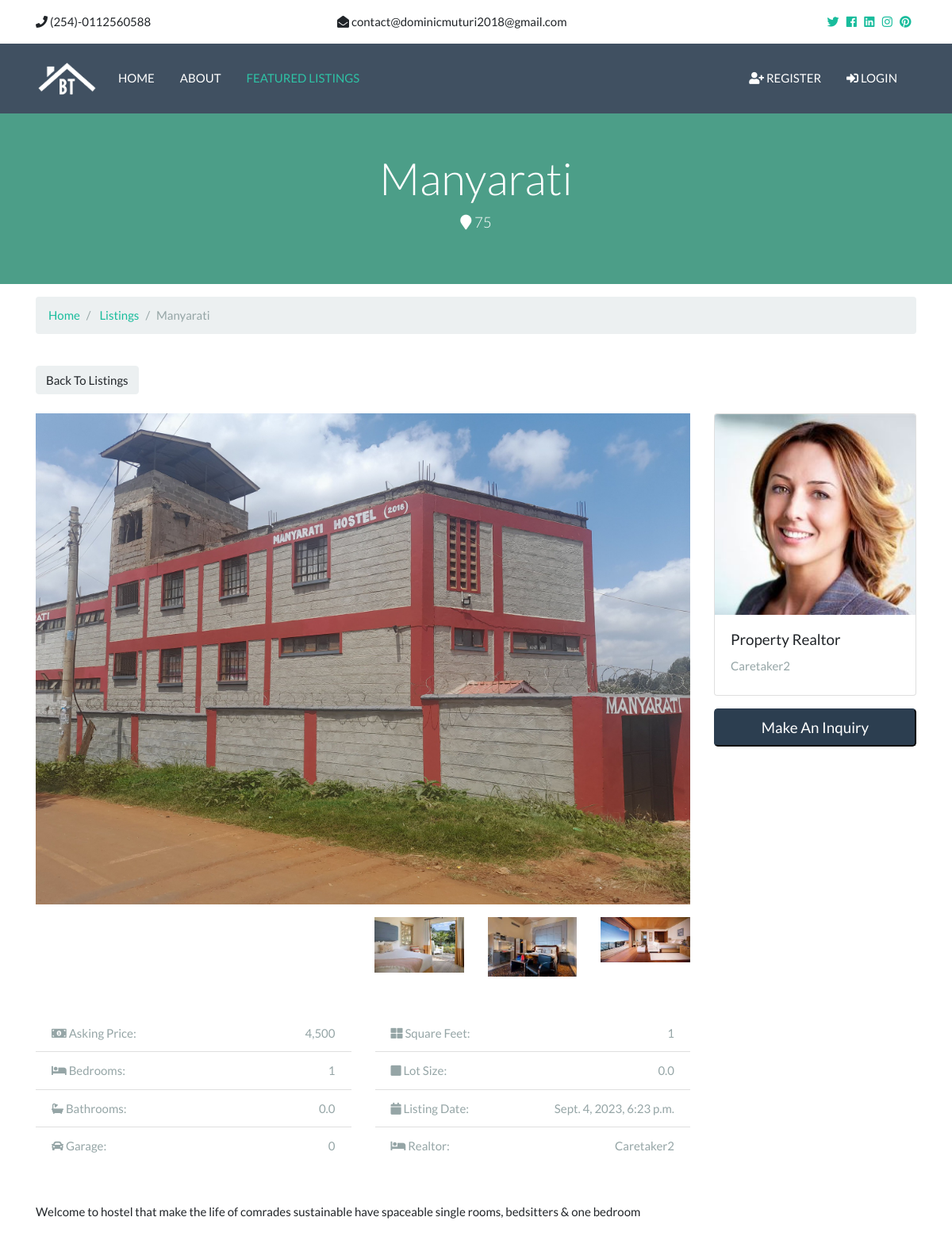
The app's page /listings/2 with its own data.
### listings/models.py (models this page shows)
class Listing(models.Model):
    realtor = models.ForeignKey(Realtor, on_delete=models.DO_NOTHING)
    title = models.CharField(max_length=255)
    address = models.CharField(max_length=255)
    city = models.CharField(max_length=255)
    zipcode = models.CharField(max_length=255)
    description = models.TextField(blank=True)
    price = models.IntegerField()
    bedrooms = models.IntegerField()
    bathrooms = models.DecimalField(max_digits=2, decimal_places=1)
    garage = models.IntegerField(default=0)
    list_date = models.DateTimeField(auto_now_add=True)
    sqft = models.IntegerField()
    lot_size = models.DecimalField(max_digits=5, decimal_places=1)
    is_published = models.BooleanField(default=True)
    photo_main = models.ImageField(upload_to="photos/%Y%m/%d/")
    photo1 = models.ImageField(upload_to="photos/%Y%m/%d/", blank=True)
    photo2 = models.ImageField(upload_to="photos/%Y%m/%d/", blank=True)
    photo3 = models.ImageField(upload_to="photos/%Y%m/%d/", blank=True)
    photo4 = models.ImageField(upload_to="photos/%Y%m/%d/", blank=True)
    photo5 = models.ImageField(upload_to="photos/%Y%m/%d/", blank=True)
    photo6 = models.ImageField(upload_to="photos/%Y%m/%d/", blank=True)
    def __str__(self):
        return self.title

### realtors/models.py (models this page shows)
class Realtor(models.Model):
    name = models.CharField(max_length=255)
    photo = models.ImageField(upload_to="photos/%Y%m/%d/", blank=True)
    description = models.TextField()
    email = models.EmailField()
    phone = models.CharField(max_length=255)
    is_mvp = models.BooleanField(default=False)
    hire_date = models.DateTimeField(auto_now_add=True)
    def __str__(self):
        return self.name

### listings/views.py (the view)
# urls.py: path("<int:listing_id>", views.listing, name="listing"),
def listing(request, listing_id):
    listing = get_object_or_404(Listing, pk=listing_id)
    context = {
        "listing": listing
    }
    return render(request, "listings/listing.html", context)

### templates/listings/listing.html (shortened to what this page needs)
{%extends 'base.html'%} {%load static%} {%load humanize%}  {%block content%}
<section id="showcase-inner" class="py-5 text-white">
  <div class="container">
    <div class="row text-center">
      <div class="col-md-12">
        <h1 class="display-4">{{ listing.title }}</h1>
        <p class="lead">
          <i class="fas fa-map-marker"></i> {{ listing.address }}
        </p>
      </div>
    </div>
  </div>
</section>
<section id="bc" class="mt-3">
  <div class="container">
    <nav>
      <ol class="breadcrumb">
        <li class="breadcrumb-item">
          <a href="{% url 'index' %}">Home</a>
        </li>
        <li class="breadcrumb-item">
          <a href="{% url 'listings' %}">Listings</a>
        </li>
        <li class="breadcrumb-item active">{{ listing.title }}</li>
      </ol>
    </nav>
  </div>
</section>
<section id="listing" class="py-4">
  <div class="container">
    <a href="{%url 'listings' %}" class="btn btn-light mb-4"
      >Back To Listings</a
    >
    <div class="row">
      <div class="col-md-9">
        <img
          src="{{ listing.photo_main.url }}"
          alt=""
          class="img-main img-fluid mb-3"
        />
        <div class="row mb-5 thumbs">
          <div class="col-md-2">
          </div>
          <div class="col-md-2">
          </div>
          <div class="col-md-2">
          </div>
          <div class="col-md-2">
            {% if listing.photo4%}
            <a href="{{ listing.photo4.url }}" data-lightbox="home-images">
              <img src="{{ listing.photo4.url }}" alt="" class="img-fluid" />
            </a>
            {%endif%}
          </div>
          <div class="col-md-2">
            {%if listing.photo5%}
            <a href="{{ listing.photo5.url }}" data-lightbox="home-images">
              <img src="{{ listing.photo5.url }}" alt="" class="img-fluid" />
            </a>
            {%endif%}
          </div>
          <div class="col-md-2">
            {%if listing.photo6%}
            <a href="{{ listing.photo6.url }}" data-lightbox="home-images">
              <img src="{{ listing.photo6.url }}" alt="" class="img-fluid" />
            </a>
            {%endif%}
          </div>
        </div>
        <div class="row mb-5 fields">
          <div class="col-md-6">
            <ul class="list-group list-group-flush">
              <li class="list-group-item text-secondary">
                <i class="fas fa-money-bill-alt"></i> Asking Price:
                <span class="float-right">{{ listing.price | intcomma }}</span>
              </li>
              <li class="list-group-item text-secondary">
                <i class="fas fa-bed"></i> Bedrooms:
                <span class="float-right">{{ listing.bedrooms }}</span>
              </li>
              <li class="list-group-item text-secondary">
                <i class="fas fa-bath"></i> Bathrooms:
                <span class="float-right">{{ listing.bathrooms }}</span>
              </li>
              <li class="list-group-item text-secondary">
                <i class="fas fa-car"></i> Garage:
                <span class="float-right">{{ listing.garage }} </span>
              </li>
            </ul>
          </div>
          <div class="col-md-6">
            <ul class="list-group list-group-flush">
              <li class="list-group-item text-secondary">
                <i class="fas fa-th-large"></i> Square Feet:
                <span class="float-right">{{ listing.sqft }}</span>
              </li>
              <li class="list-group-item text-secondary">
                <i class="fas fa-square"></i> Lot Size:
                <span class="float-right">{{ listing.lot_size }}</span>
              </li>
              <li class="list-group-item text-secondary">
                <i class="fas fa-calendar"></i> Listing Date:
                <span class="float-right">{{ listing.list_date }}</span>
              </li>
              <li class="list-group-item text-secondary">
                <i class="fas fa-bed"></i> Realtor:
                <span class="float-right">{{ listing.realtor }} </span>
              </li>
            </ul>
          </div>
        </div>
        <div class="row mb-5">
          <div class="col-md-12">{{ listing.description }}</div>
        </div>
      </div>
      <div class="col-md-3">
        <div class="card mb-3">
          <img
            class="card-img-top"
            src="{{ listing.realtor.photo.url }}"
            alt="Seller of the month"
          />
          <div class="card-body">
            <h5 class="card-title">Property Realtor</h5>
            <h6 class="text-secondary">{{ listing.realtor }}</h6>
          </div>
        </div>
        <button
          class="btn-primary btn-block btn-lg"
          data-toggle="modal"
          data-target="#inquiryModal"
        >
          Make An Inquiry
        </button>
      </div>
    </div>
  </div>
</section>
{%endblock%}

### Rental_Connection/static/css/all.css (style rules this page uses)
.fa, .fas, .far, .fal, .fab { -moz-osx-font-smoothing: grayscale; -webkit-font-smoothing: antialiased; display: inline-block; font-style: normal; font-variant: normal; text-rendering: auto; line-height: 1; }
.fa-bath:before { content: "\f2cd"; }
.fa-bed:before { content: "\f236"; }
.fa-calendar:before { content: "\f133"; }
.fa-car:before { content: "\f1b9"; }
.fa-map-marker:before { content: "\f041"; }
.fa-money-bill-alt:before { content: "\f3d1"; }
.fa-square:before { content: "\f0c8"; }
.fa-th-large:before { content: "\f009"; }
.fa, .fas { font-family: 'Font Awesome 5 Free'; font-weight: 900; }

### Rental_Connection/static/css/style.css (style rules this page uses)
img { width: 100%; }
#showcase-inner { background: url(../img/building.jpg) no-repeat top center fixed/cover; position: relative; overflow: hidden; min-height: 200px; }
#showcase-inner::before { content: ''; position: absolute; top: 0; left: 0; min-height: 100%; width: 100%; background: rgba(32, 134, 107, 0.8); }

### records on screen
Listing: title "Manyarati", address "75", photo_main (picture), photo4 (picture), photo5 (picture), photo6 (picture), price "4,500", bedrooms "1", bathrooms "0.0", garage "0", sqft "1", lot_size "0.0", list_date "Sept. 4, 2023, 6:23 p.m.", realtor "Caretaker2", description "Welcome to hostel that make the life of comrades sustainable have spaceable single rooms, bedsitters & one bedroom", realtor.photo (picture)
